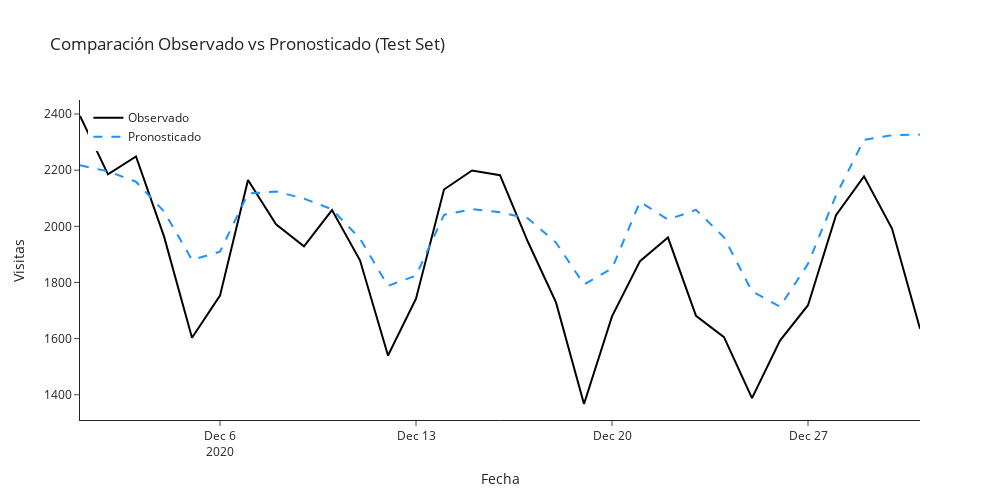

Notebook cell for this chart:
### Code cell
fig = go.Figure()
fig.add_trace(go.Scatter(
    x=test['ds'], y=test['y'],
    mode='lines',
    name='Observado',
    line=dict(color='black')
))
fig.add_trace(go.Scatter(
    x=test['ds'], y=test['yhat'],
    mode='lines',
    name='Pronosticado',
    line=dict(color='dodgerblue', dash='dash')
))
fig.update_layout(
    title='Comparación Observado vs Pronosticado (Test Set)',
    xaxis_title='Fecha',
    yaxis_title='Visitas',
    legend=dict(x=0.01, y=0.99),
    height=500,
    width=1000,
    template='simple_white'
)
fig.show()
